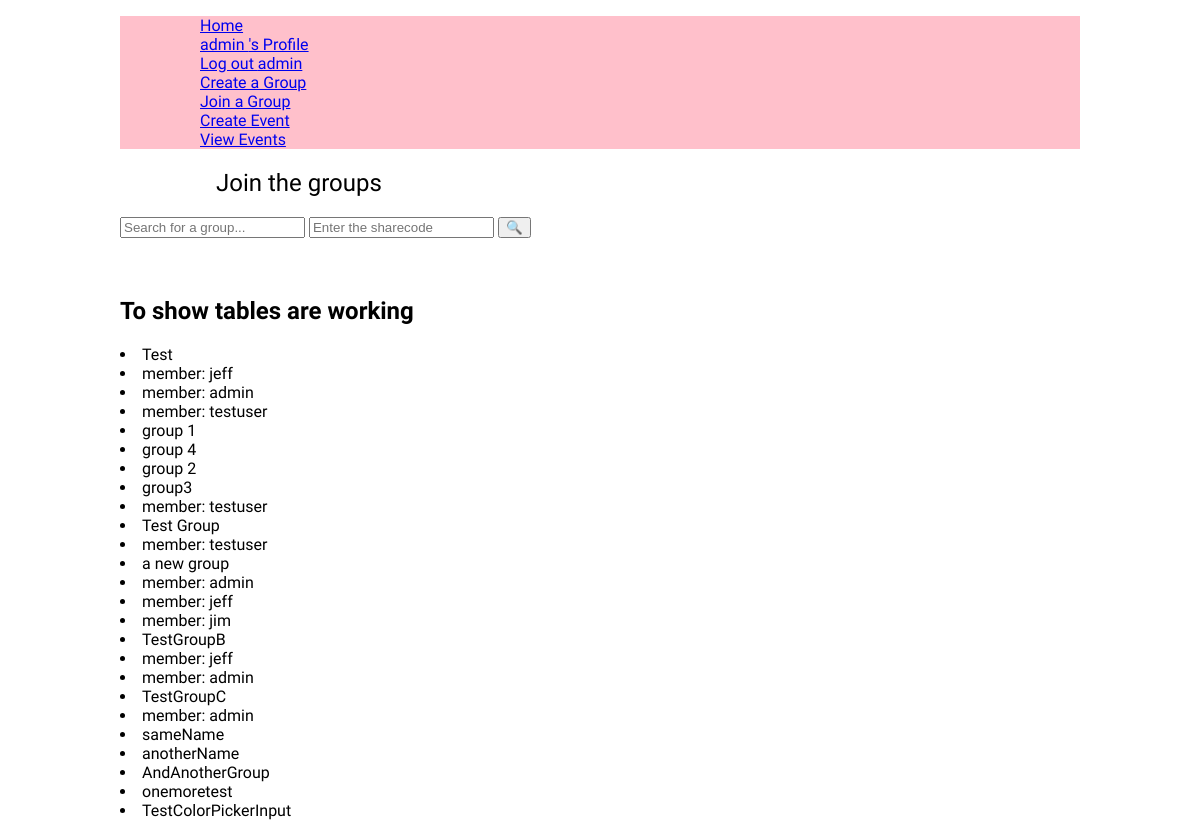
/group/join/ (signed in), run on an earlier commit of the app's database.
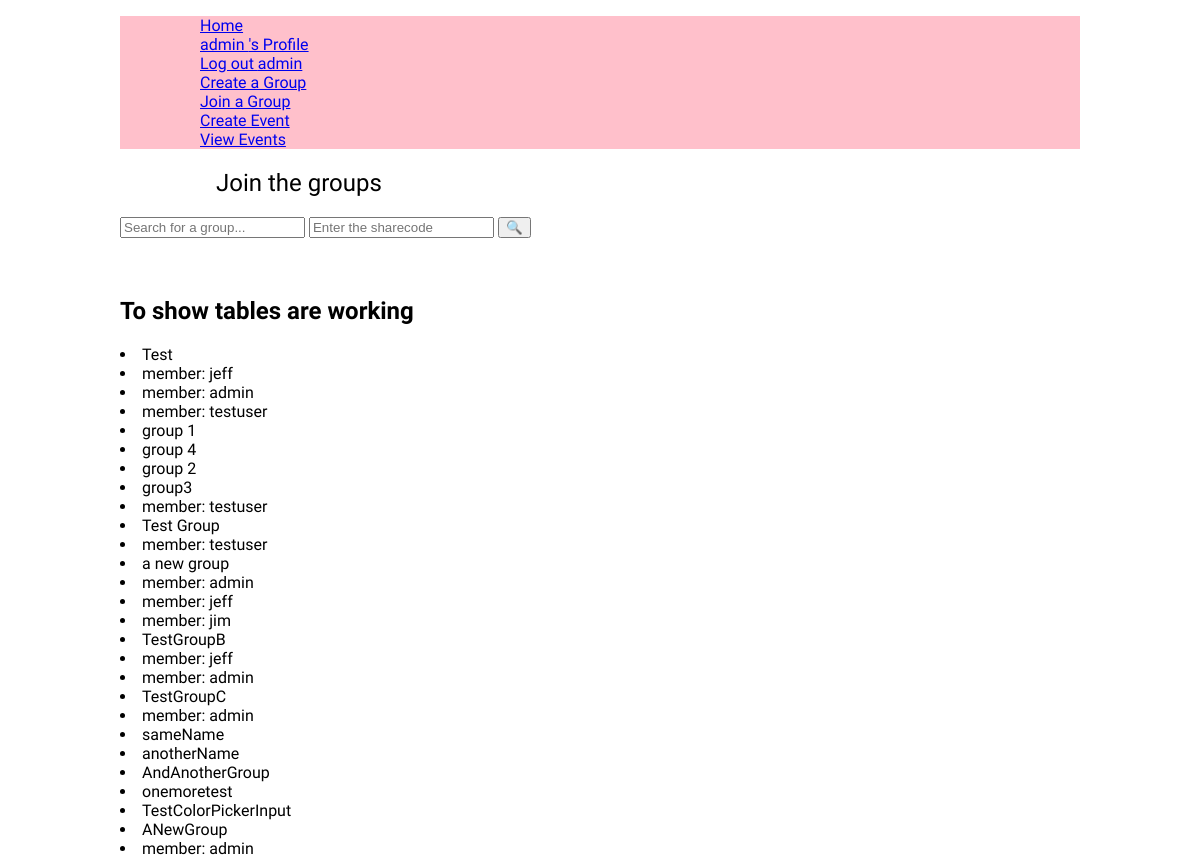
And on a later commit of the database.
### group_profile/models.py (models this page shows, shortened)
class GroupProfile(models.Model):
    members = models.ManyToManyField(CustomUser, through="UserGroupLink")
    GroupName = models.CharField(blank=False, max_length=128, unique=True)
    GroupColour = models.CharField(blank=False, default='#FFFFFF', max_length=7) #hex colour value, should link to color picker hex on the html side
    DateCreated = models.DateTimeField(auto_now_add=True,)#add the date it was created automatically
    GroupShareCode = models.CharField(
        blank=False,
        max_length=12,
        default=GenerateRandomShareCode
        )

### user_profile/models.py (models this page shows, shortened)
class CustomUser(AbstractUser):
    location = models.CharField(max_length=100, blank=True)
    phone_number = models.CharField( max_length=50, blank=True)
    date_joined = models.DateTimeField( auto_now_add=True)

### group_profile/views.py (the view)
# urls.py: path('join/', views.list_group, name='join'),
@login_required
def list_group(request):
    response=""
    if request.method == "POST":
        group_query = request.POST.get("group_search","")
        sharecode_query = request.POST.get("sharecode_test", "")
        if not group_query or not sharecode_query:
            print(group_query)
            response = "Request to join failed - Enter the exact name and sharecode again"
        else:
            group = GroupProfile.objects.filter(GroupName__iexact=group_query, GroupShareCode=sharecode_query).first()
            group.members.add(request.user, through_defaults={'status': 2})
            response = "Correct credentials entered. You are being added to the group"
    else:
        group_query=""
        sharecode_query=""
    groups = GroupProfile.objects.filter(GroupName__contains=group_query , GroupShareCode__contains=sharecode_query)#remove after testing
    return render(request, 'group_profile/join.html', {'groups': groups, 'response': response})

### group_profile/templates/group_profile/join.html (shortened to what this page needs)
{% extends "base.html" %}
{% load static %}
{% block content %}
    <section>
        <h1>Join the groups</h1>
            <form  method="post">
                <input type="text" name="group_search" value ="{{group_search}}"placeholder="Search for a group...">
                <input type="text" name="sharecode_test" value ="{{sharecode_test}}"placeholder="Enter the sharecode">
                <button type="submit">🔍</button>
            </form>
            <br>
        <h2>To show tables are working</h2>
        {% for group in groups %}
        <li>{{group.GroupName}}</li>
            {% for user in group.members.all %}
            <li>member: {{user.username}}</li>
            {% endfor %}
        {% endfor %}
    </section>
{% endblock content %}

### armonario_proj/templates/layout.html (shortened to what this page needs)
{% load static %}
{% url 'home' as home_url %}
{% url "profile" as profile_url %}
<!DOCTYPE html>
<html lang="en">
<head>
    <link rel="stylesheet" href="{% static 'css/style.css' %}">
</head>
<body>
    <header>
        <div>
            <nav>
                <ul>
                    {% if request.path != '/' %}
                        <ul><a href="/">Home</a></ul>
                    {% endif %}
                    {% if user.is_authenticated %}
                        <ul><a href="{% url "user:profile" %}">{{user.username}} 's Profile</a></ul>
                        <ul><a href="{% url "user:logout" %}">Log out {{user.username}}</a></ul>
                        <ul><a href="{% url "group:create" %}">Create a Group</a></ul>
                        <ul><a href="{% url "group:join" %}">Join a Group</a></ul>
                        <ul><a href="{% url "event:create" %}">Create Event</a></ul>
                        <ul><a href="{% url "calendar:list" %}">View Events</a></ul>
                    {% else %}
                        <ul><a href="{% url "user:login" %}">Log in</a></ul>
                        <ul><a href="{% url "user:register" %}">Register</a></ul>
                    {% endif %}
                </ul>
            </nav>
        </div>
    </header>
    <main >
        {% block content %}{% endblock content %}
    </main>
</body>
</html>

What changed in the data, as far as the page shows it:
added GroupProfile: GroupName "ANewGroup", CustomUser (username "admin")
